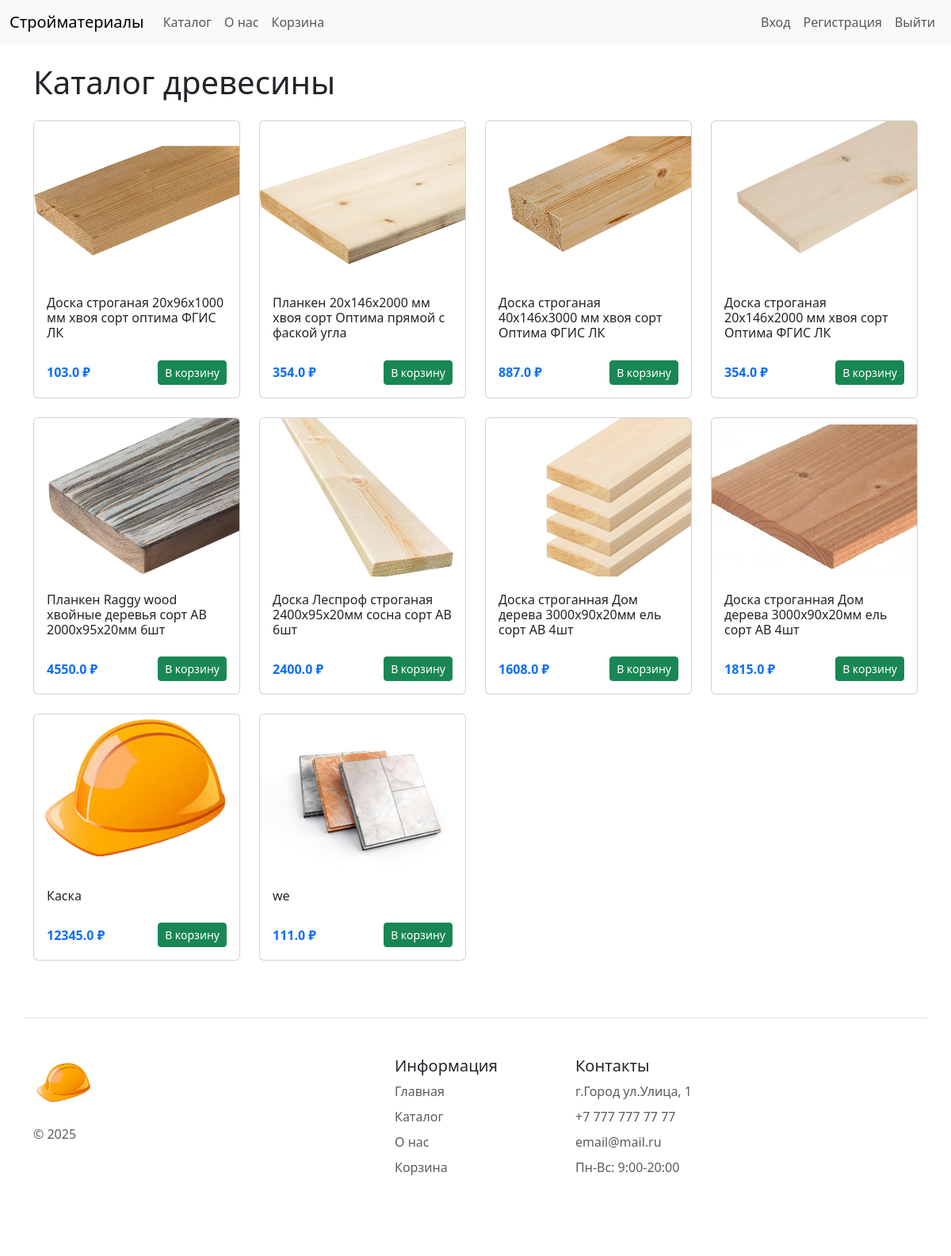
/catalog/wood, run on the app's committed database.
### tables this page shows
CREATE TABLE products (
            id INTEGER PRIMARY KEY AUTOINCREMENT,
            name TEXT NOT NULL,
            price REAL NOT NULL,
            image_url TEXT NOT NULL,
            created_at TIMESTAMP DEFAULT CURRENT_TIMESTAMP
        );

### app.py (the view)
@app.route('/catalog/wood')
def catalog_wood():
    products = load_products()
    return render_template('CatalogOneOne.html', products=products)

### app.py (called while the page is built)
@contextmanager
def get_db_connection():
    conn = sqlite3.connect(app.config['DATABASE'])
    conn.row_factory = sqlite3.Row
    try:
        yield conn
        conn.commit()
    except Exception:
        conn.rollback()
        raise
    finally:
        conn.close()

def load_products():
    with get_db_connection() as conn:
        products = conn.execute('SELECT * FROM products').fetchall()
        return [dict(product) for product in products]

@app.before_request
def before_request():
    if 'cart' not in session:
        session['cart'] = {}

### templates/CatalogOneOne.html (shortened to what this page needs)
{% extends "base.html" %}
{% block content %}
<div class="container mt-4">
    <h1 class="mb-4">Каталог древесины</h1>
    <div class="row">
        {% for p in products %}
        <div class="col-xl-3 col-lg-4 col-md-6 col-sm-6 mb-4">
            <div class="card h-100">
                <img src="{{ url_for('static', filename=p.image_url) }}" class="card-img-top" style="height:200px; object-fit:cover;">
                <div class="card-body d-flex flex-column">
                    <h6 class="card-title mt-1">{{ p.name }}</h6>
                    <div class="d-flex justify-content-between align-items-center mt-auto pt-3">
                        <span class="text-primary fw-bold fs-6">{{ p.price }} ₽</span>
                        <button class="btn btn-success btn-sm add-to-cart"
                            data-product-id="{{ p.id }}">
                            В корзину
                        </button>
                    </div>
                </div>
            </div>
        </div>
        {% endfor %}
    </div>
</div>
{% endblock %}

### templates/base.html (shortened to what this page needs)
<!DOCTYPE html>
<html lang="ru">
<head>
    <link rel="stylesheet" href="{{ url_for('static', filename='css/bootstrap.min.css') }}">
</head>
<body>
    <header>
        <nav class="navbar navbar-expand-lg bg-body-tertiary">
            <div class="container-fluid">
                <a class="navbar-brand" href="{{ url_for('index') }}">Стройматериалы</a>
                <div class="collapse navbar-collapse" id="navbarSupportedContent">
                    <ul class="navbar-nav me-auto mb-2 mb-lg-0">
                        <li class="nav-item">
                            <a class="nav-link {% if request.path == '/catalog' %}active{% endif %}"
                                href="{{ url_for('catalog') }}">Каталог</a>
                        </li>
                        <li class="nav-item">
                            <a class="nav-link {% if request.path == '/about' %}active{% endif %}"
                                href="{{ url_for('about') }}">О нас</a>
                        </li>
                        <li class="nav-item">
                            <a class="nav-link {% if request.path == '/cart' %}active{% endif %}"
                                href="{{ url_for('cart_page') }}">Корзина</a>
                        </li>
                    </ul>
                    <ul class="navbar-nav ms-auto mb-2 mb-lg-0">
                        <li class="nav-item">
                            <a class="nav-link {% if request.path == '/login' %}active{% endif %}"
                                href="{{ url_for('login_page') }}">Вход</a>
                        </li>
                        <li class="nav-item">
                            <a class="nav-link {% if request.path == '/register' %}active{% endif %}"
                                href="{{ url_for('register_page') }}">Регистрация</a>
                        </li>
                        <li class="nav-user-item">
                            <a href="{{ url_for('logout') }}" class="nav-link logout-btn">
                                Выйти
                            </a>
                        </li>
                    </ul>
                </div>
            </div>
        </nav>
    </header>
    <main>
        {% block content %}{% endblock %}
    </main>
    <div class="container">
        <footer class="row row-cols-1 row-cols-sm-2 row-cols-md-5 py-5 my-5 border-top">
            <div class="col mb-3">
                <a href="/" class="d-flex align-items-center mb-3 link-body-emphasis text-decoration-none"
                    aria-label="Bootstrap">
                    <img src="{{ url_for('static', filename='assets/logo_banner.png') }}" alt="" width="77" height="70"
                        aria-hidden="true">
                </a>
                <p class="text-body-secondary">&copy; 2025</p>
            </div>
            <div class="col mb-3"></div>
            <div class="col mb-3">
                <h5>Информация</h5>
                <ul class="nav flex-column">
                    <li class="nav-item mb-2">
                        <a href="{{ url_for('index') }}" class="nav-link p-0 text-body-secondary">Главная</a>
                    </li>
                    <li class="nav-item mb-2">
                        <a href="{{ url_for('catalog') }}" class="nav-link p-0 text-body-secondary">Каталог</a>
                    </li>
                    <li class="nav-item mb-2">
                        <a href="{{ url_for('about') }}" class="nav-link p-0 text-body-secondary">О нас</a>
                    </li>
                    <li class="nav-item mb-2">
                        <a href="{{ url_for('cart_page') }}" class="nav-link p-0 text-body-secondary">Корзина</a>
                    </li>
                </ul>
            </div>
            <div class="col mb-3">
                <h5>Контакты</h5>
                <ul class="nav flex-column">
                    <li class="nav-item mb-2">
                        <a href="#" class="nav-link p-0 text-body-secondary">г.Город ул.Улица, 1</a>
                    </li>
                    <li class="nav-item mb-2">
                        <a href="#" class="nav-link p-0 text-body-secondary">+7 777 777 77 77</a>
                    </li>
                    <li class="nav-item mb-2">
                        <a href="#" class="nav-link p-0 text-body-secondary">email@mail.ru</a>
                    </li>
                    <li class="nav-item mb-2">
                        <a href="#" class="nav-link p-0 text-body-secondary">Пн-Вс: 9:00-20:00</a>
                    </li>
                </ul>
            </div>
        </footer>
    </div>
</body>
</html>

### data on the page
products: image_url (picture), name "Доска строганая 20x96x1000 мм хвоя сорт оптима ФГИС ЛК", price "103.0"
products: image_url (picture), name "Планкен 20x146x2000 мм хвоя сорт Оптима прямой с фаской угла", price "354.0"
products: image_url (picture), name "Доска строганая 40x146x3000 мм хвоя сорт Оптима ФГИС ЛК", price "887.0"
products: image_url (picture), name "Доска строганая 20x146x2000 мм хвоя сорт Оптима ФГИС ЛК", price "354.0"
products: image_url (picture), name "Планкен Raggy wood хвойные деревья сорт АВ 2000x95x20мм 6шт", price "4550.0"
products: image_url (picture), name "Доска Леспроф строганая 2400x95x20мм сосна сорт AB 6шт", price "2400.0"
products: image_url (picture), name "Доска строганная Дом дерева 3000x90x20мм ель сорт AB 4шт", price "1608.0"
products: image_url (picture), name "Доска строганная Дом дерева 3000x90x20мм ель сорт AB 4шт", price "1815.0"
products: image_url (picture), name "Каска", price "12345.0"
products: image_url (picture), name "we", price "111.0"
